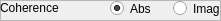
     <widget class="QFrame" name="frame_coherence">
      <property name="geometry">
       <rect>
        <x>30</x>
        <y>246</y>
        <width>221</width>
        <height>21</height>
       </rect>
      </property>
      <property name="frameShape">
       <enum>QFrame::StyledPanel</enum>
      </property>
      <property name="frameShadow">
       <enum>QFrame::Raised</enum>
      </property>
      <widget class="QLabel" name="label_27">
       <property name="geometry">
        <rect>
         <x>0</x>
         <y>0</y>
         <width>101</width>
         <height>16</height>
        </rect>
       </property>
       <property name="text">
        <string>Coherence</string>
       </property>
      </widget>
      <widget class="QRadioButton" name="rbcohabs">
       <property name="geometry">
        <rect>
         <x>110</x>
         <y>0</y>
         <width>41</width>
         <height>17</height>
        </rect>
       </property>
       <property name="text">
        <string>Abs</string>
       </property>
       <property name="checked">
        <bool>true</bool>
       </property>
      </widget>
      <widget class="QRadioButton" name="rbcohimag">
       <property name="geometry">
        <rect>
         <x>173</x>
         <y>0</y>
         <width>82</width>
         <height>17</height>
        </rect>
       </property>
       <property name="text">
        <string>Imag</string>
       </property>
      </widget>
     </widget>
